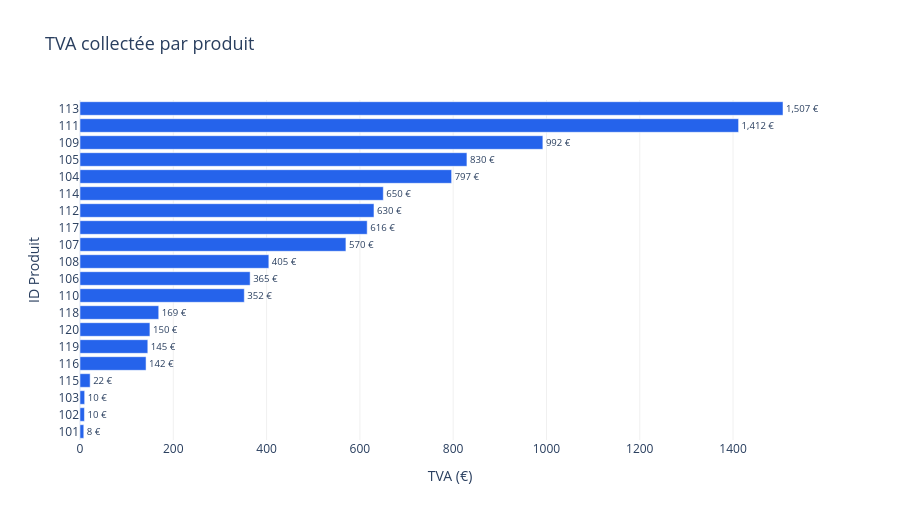

The code cell stored with this chart in its notebook:
### Markdown cell above
---
## 3 · TVA par produit

### Code cell
df_t = df.sort_values('TVA', ascending=True)

fig = go.Figure(go.Bar(
    x=df_t['TVA'], y=df_t['ID'],
    orientation='h',
    marker_color='#2563eb',
    text=df_t['TVA'].map(lambda v: f'{v:,.0f} €'),
    textposition='outside',
    hovertemplate='<b>Produit %{y}</b><br>TVA : %{x:,.0f} €<extra></extra>'
))
fig.update_layout(
    title='TVA collectée par produit',
    title_font_size=18,
    xaxis_title='TVA (€)', yaxis_title='ID Produit',
    template=TEMPLATE, height=520,
    xaxis=dict(gridcolor='#f0f0f0')
)
fig.show()

### Figure 1 — Plotly figure (JSON) as saved in the notebook; plotly's stock layout.template omitted (floating-point values rounded to 4 significant figures)
{"data": [{"hovertemplate": "<b>Produit %{y}</b><br>TVA : %{x:,.0f} €<extra></extra>", "marker": {"color": "#2563eb"}, "orientation": "h", "text": ["8 €", "10 €", "10 €", "22 €", "142 €", "145 €", "150 €", "169 €", "352 €", "365 €", "405 €", "570 €", "616 €", "630 €", "650 €", "797 €", "830 €", "992 €", "1,412 €", "1,507 €"], "textposition": "outside", "type": "bar", "x": [8.1, 9.5, 10.0, 21.71, 141.6, 145.4, 149.9, 168.8, 352.2, 364.7, 404.8, 570.1, 615.7, 630.2, 650.2, 796.7, 829.5, 992.3, 1412.0, 1507.0], "y": ["101", "102", "103", "115", "116", "119", "120", "118", "110", "106", "108", "107", "117", "112", "114", "104", "105", "109", "111", "113"]}], "layout": {"height": 520, "title": {"font": {"size": 18}, "text": "TVA collectée par produit"}, "xaxis": {"gridcolor": "#f0f0f0", "title": {"text": "TVA (€)"}}, "yaxis": {"title": {"text": "ID Produit"}}}}
